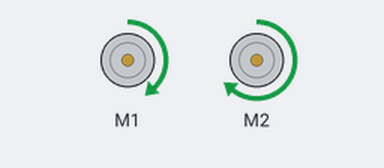
The sketch below on a simulated Arduino Uno, built with avr-gcc and run on an emulated ATmega328P. Shown: 2 × DC motor (green arrow = forward, orange = backward, longer = faster).

Above: at 0.05 s.
At 1.75 s:
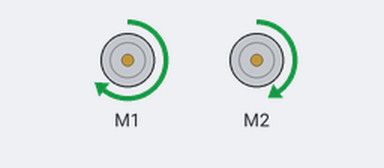
At 3.5 s:
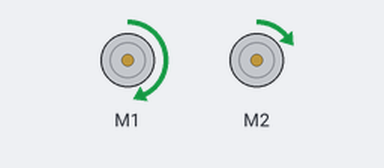
At 7.0 s:
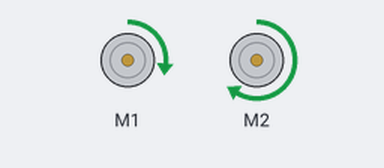
Timing chart, 0 to 9.8 s (numbered marks = the images above):
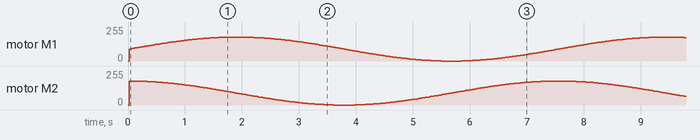

The sketch:

12vMain.ino
```cpp
#include <Adafruit_MotorShield.h>

#include <AFMotor.h>

AF_DCMotor motor1(1);
AF_DCMotor motor2(2);

unsigned long previousMillis = 0;
const long interval = 12;

float t = 0.0; // time in our sine function
float frequency = 0.01; // speed of oscillation
int minBrightness = 0;
int maxBrightness = 180;

void setup() {
  Serial.begin(9600);
  motor1.run(FORWARD);
  motor2.run(FORWARD);
}

void loop() {
  unsigned long currentMillis = millis();

  if (currentMillis - previousMillis >= interval) {
    previousMillis = currentMillis;

    int brightness1 = (sin(t) + 1) / 2 * (maxBrightness - minBrightness) + minBrightness; // map [-1, 1] from sine to [minBrightness, maxBrightness]
    int brightness2 = (sin(t + PI/2) + 1) / 2 * (maxBrightness - minBrightness) + minBrightness; // shifted by PI/2 to be partially out of phase

    motor1.setSpeed(brightness1);
    motor2.setSpeed(brightness2);

    t += frequency;
    if (t > 2 * PI) { // reset to avoid precision issues
      t -= 2 * PI;
    }
  }
}
```
